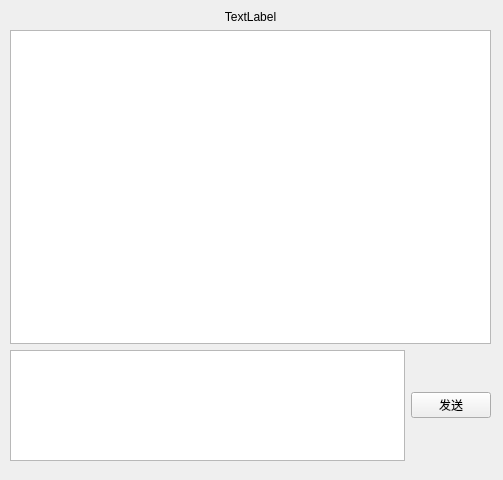
<?xml version="1.0" encoding="UTF-8"?>
<ui version="4.0">
 <class>chat</class>
 <widget class="QWidget" name="chat">
  <property name="geometry">
   <rect>
    <x>0</x>
    <y>0</y>
    <width>503</width>
    <height>480</height>
   </rect>
  </property>
  <property name="windowTitle">
   <string>Form</string>
  </property>
  <widget class="QWidget" name="layoutWidget">
   <property name="geometry">
    <rect>
     <x>10</x>
     <y>10</y>
     <width>481</width>
     <height>451</height>
    </rect>
   </property>
   <layout class="QVBoxLayout" name="verticalLayout_2" stretch="3,1">
    <item>
     <layout class="QVBoxLayout" name="verticalLayout">
      <item>
       <widget class="QLabel" name="label">
        <property name="layoutDirection">
         <enum>Qt::LeftToRight</enum>
        </property>
        <property name="text">
         <string>TextLabel</string>
        </property>
        <property name="alignment">
         <set>Qt::AlignCenter</set>
        </property>
       </widget>
      </item>
      <item>
       <widget class="QTextBrowser" name="textBrowser"/>
      </item>
     </layout>
    </item>
    <item>
     <layout class="QHBoxLayout" name="horizontalLayout">
      <item>
       <widget class="QTextEdit" name="textEdit"/>
      </item>
      <item>
       <widget class="QPushButton" name="pushButton">
        <property name="text">
         <string>发送</string>
        </property>
       </widget>
      </item>
     </layout>
    </item>
   </layout>
  </widget>
 </widget>
 <resources/>
 <connections/>
</ui>
